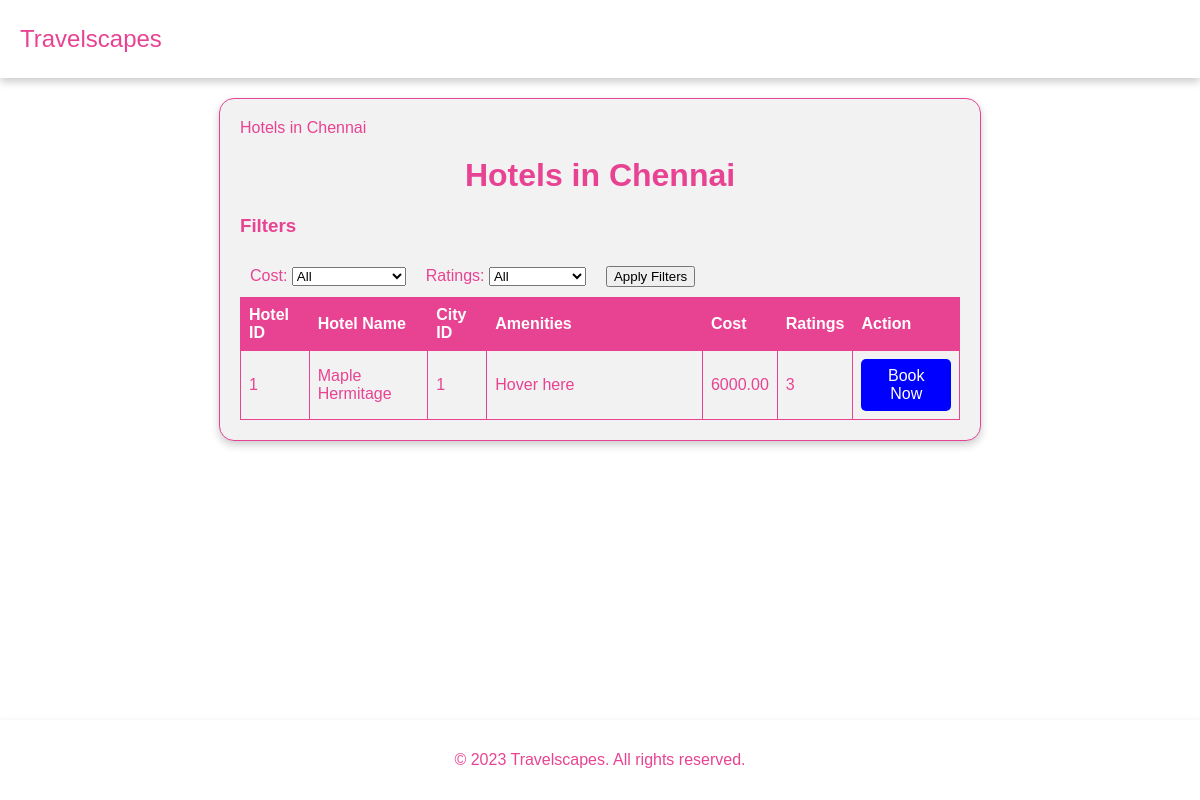
The page /view_hotels.php?city_id=1 on the database its author committed.
### tables this page shows
CREATE TABLE `cities` (
  `cityid` int(4) NOT NULL,
  `city` varchar(255) NOT NULL,
  `region` varchar(255) NOT NULL,
  `season` varchar(255) NOT NULL,
  `days` int(2) NOT NULL,
  `cost` int(9) NOT NULL
);

CREATE TABLE `hotels` (
  `hotelid` int(11) NOT NULL,
  `hotel` varchar(255) NOT NULL,
  `cityid` int(11) DEFAULT NULL,
  `cost` decimal(10,2) DEFAULT NULL,
  `amenities` text DEFAULT NULL,
  `ratings` int(1) DEFAULT NULL
);

### view_hotels.php (the view, shortened to what this page needs)
<?php
$servername = "localhost";
$username = "root";
$password = "";
$dbname = "travelscapes";
$conn = new mysqli($servername, $username, $password, $dbname);
$cityId = $_GET['city_id'];
$cityName = '';
$citySql = "SELECT city FROM cities WHERE cityid = $cityId";
$cityResult = $conn->query($citySql);
if ($cityResult->num_rows > 0) {
    $row = $cityResult->fetch_assoc();
    $cityName = $row['city'];
}
$sql = "SELECT * FROM hotels WHERE cityid = $cityId";
$result = $conn->query($sql);
$selectedCost = isset($_POST["cost"]) ? $_POST["cost"] : "All";
$selectedRatings = isset($_POST["ratings"]) ? $_POST["ratings"] : "All";
?>
<!DOCTYPE html>
<html>
<head>
    <link rel="stylesheet" href="./css/hotels.css">
</head>
<body>
<div class="navbar">
    <span class="logo">Travelscapes</span>
</div>
<div class="content-container">
Hotels in <?php echo $cityName; ?>
    <h1>Hotels in <?php echo $cityName; ?></h1>
    <form method="post" action="<?php echo $_SERVER['PHP_SELF'] . "?city_id=$cityId"; ?>">
        <h3>Filters</h3>
        <div class="filter-container">
            <div class="filter-select">
                <label>Cost:
                    <select name="cost">
                        <option value="All" <?php if ($selectedCost === "All") echo "selected"; ?>>All</option>
                    </select>
                </label>
            </div>
            <div class="filter-select">
                <label>Ratings:
                    <select name="ratings">
                        <option value="All" <?php if ($selectedRatings === "All") echo "selected"; ?>>All</option>
                    </select>
                </label>
            </div>
            <div class="filter-select">
                <input type="submit" value="Apply Filters">
            </div>
        </div>
    </form>
    <?php
    if ($result->num_rows > 0) {
        echo "<table border='1'>";
        echo "<tr>";
        echo "<th>Hotel ID</th>";
        echo "<th>Hotel Name</th>";
        echo "<th>City ID</th>";
        echo "<th class='amenities-column'>Amenities</th>";
        echo "<th>Cost</th>";
        echo "<th>Ratings</th>";
        echo "<th>Action</th>";
        echo "</tr>";
        while ($row = $result->fetch_assoc()) {
            $amenities = explode(',', $row['amenities']);
            echo "<tr>";
            echo "<td>" . $row['hotelid'] . "</td>";
            echo "<td>" . $row['hotel'] . "</td>";
            echo "<td>" . $row['cityid'] . "</td>";
            echo "<td class='amenities-column'>" .
                 "<div class='amenities-list'>" .
                 join("<br>", array_map(function ($index, $amenity) {
                     return "<span class='amenity-item'>{$index}. {$amenity}</span>";
                 }, range(1, count($amenities)), $amenities)) .
                 "</div>" .
                 "Hover here";
            echo "</td>";
            echo "<td>" . $row['cost'] . "</td>";
            echo "<td>" . $row['ratings'] . "</td>";
            echo "<td><a href='booking.php?hotel_id=" . $row['hotelid'] . "' class='book-button'>Book Now</a></td>";
            echo "</tr>";
        }
        echo "</table>";
    } else {
        echo "No hotels found in " . $cityName;
    }
    ?>
    </div>
    <footer>
    <p>&copy; 2023 Travelscapes. All rights reserved.</p>
</footer>
</body>
</html>

### css/hotels.css (style rules this page uses)
body { background-color: #fff; color: #e84393; font-family: Arial, sans-serif; margin: 0; padding: 0; }
h1 { color: #e84393; text-align: center; margin-top: 20px; }
.filter-container { display: flex; flex-direction: row; align-items: center; }
.filter-select { margin: 10px; }
table { border-collapse: collapse; width: 100%; }
th, td { border: 1px solid #e84393; padding: 8px; text-align: left; }
th { background-color: #e84393; color: #fff; }
.amenities-column { width: 30%; transition: width 0.3s; }
.book-button { background-color: #e84393; color: #fff; padding: 8px 16px; text-align: center; text-decoration: none; display: inline-block; border: none; cursor: pointer; border-radius: 5px; }
.book-button { background-color: blue; color: white; padding: 8px 16px; text-align: center; text-decoration: none; display: inline-block; border: none; cursor: pointer; border-radius: 5px; }
.navbar { background-color: white; overflow: hidden; box-shadow: 0px 4px 8px rgba(0, 0, 0, 0.2); padding: 15px 0; }
.logo { float: left; padding: 10px 20px; font-size: 24px; color: #e84393; }
footer { position: absolute; bottom: 0; background-color: white; text-align: center; padding: 15px 0; font-size: 16px; width: 100%; box-shadow: 0px 4px 8px rgba(0, 0, 0, 0.2); transition: background-color 0.3s, color 0.3s; }
.content-container { background-color: #f2f2f2; border: 1px solid #e84393; border-radius: 15px; box-shadow: 0px 4px 8px rgba(0, 0, 0, 0.2); margin: 20px auto; padding: 20px; width: 60%; }

### rows shown on the page
cities: city "Chennai"
hotels: hotelid "1", hotel "Maple Hermitage", cityid "1", cost "6000.00", ratings "3"
